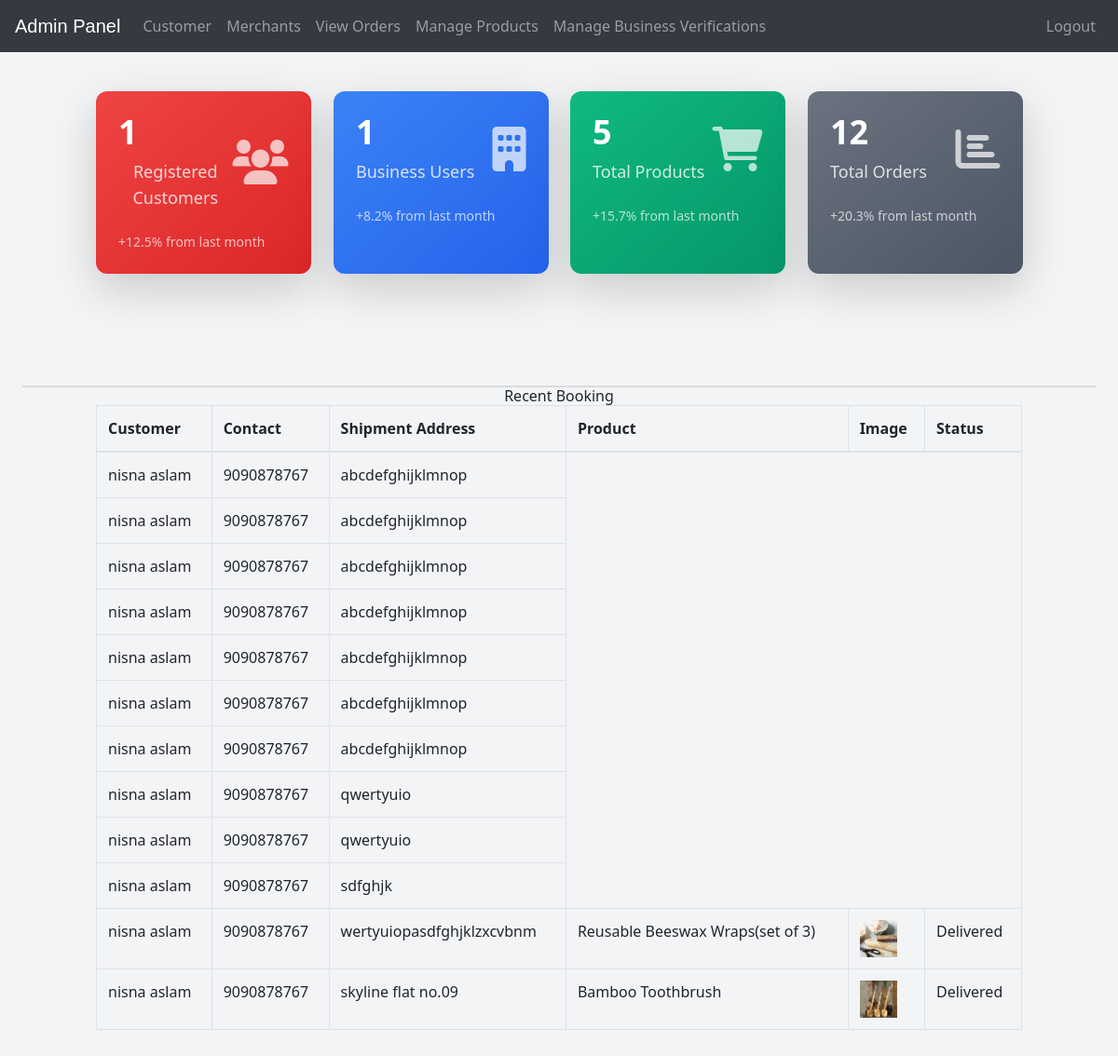
Before: /admin-dashboard (signed in) with the older database file.
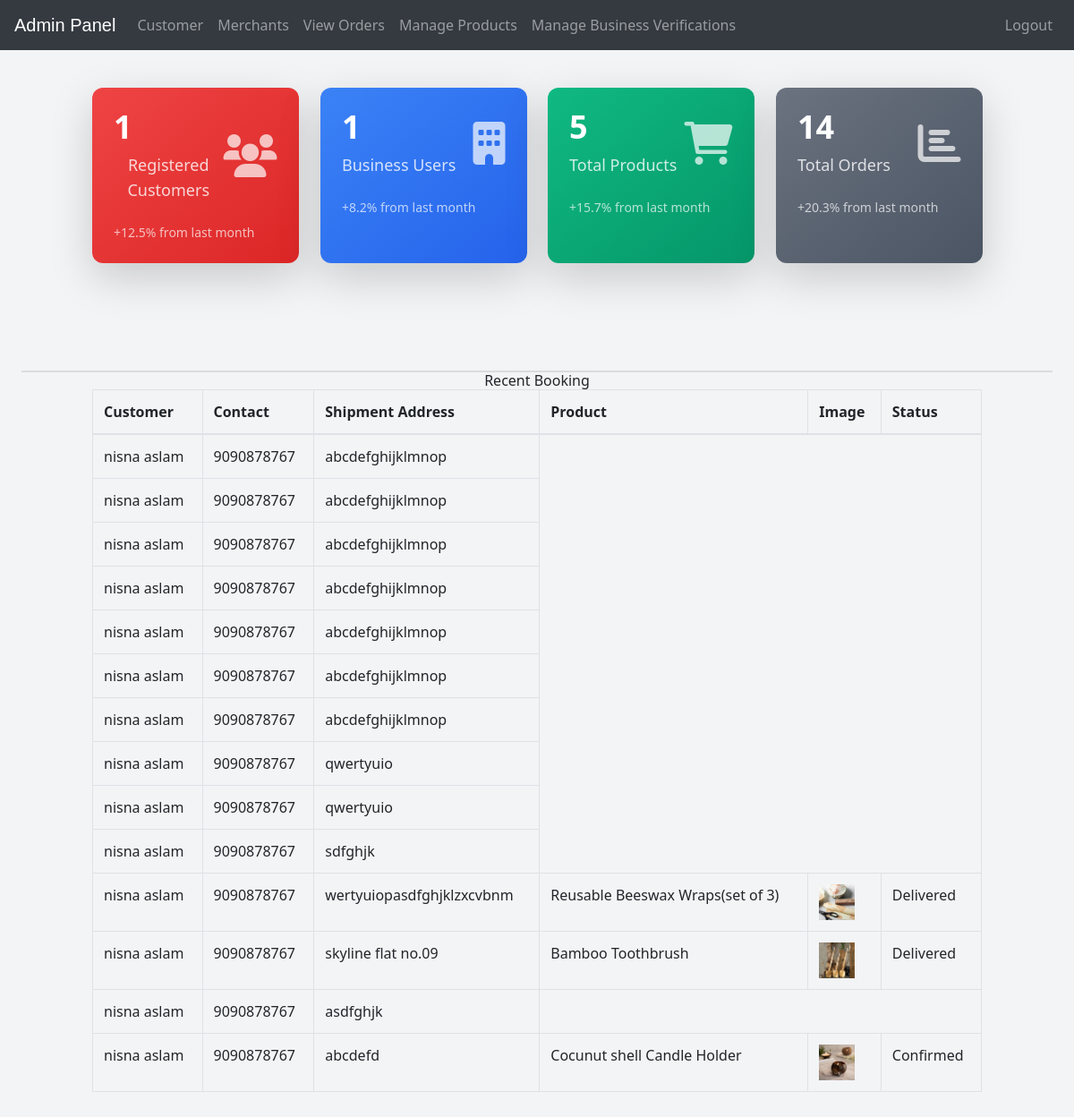
After: the same page with the newer database file.
### ecom/models.py (models this page shows, shortened)
class Customer(models.Model):
    user=models.OneToOneField(User,on_delete=models.CASCADE)
    profile_pic= models.ImageField(upload_to='profile_pic/CustomerProfilePic/',null=True,blank=True)
    address = models.CharField(max_length=40)
    mobile = models.CharField(max_length=20,null=False)
    @property
    def get_name(self):
        return self.user.first_name+" "+self.user.last_name

class Orders(models.Model):
    STATUS =(
        ('Pending','Pending'),
        ('Order Confirmed','Order Confirmed'),
        ('Out for Delivery','Out for Delivery'),
        ('Delivered','Delivered'),
    )
    SHIPPING_METHODS = (
        ('standard', 'Standard Shipping'),
        ('express', 'Express Shipping'),
        ('eco', 'Eco-Friendly Shipping'),
    )
    customer=models.ForeignKey('Customer', on_delete=models.CASCADE,null=True)
    email = models.CharField(max_length=50,null=True)
    address = models.CharField(max_length=500,null=True)
    mobile = models.CharField(max_length=20,null=True)
    order_date= models.DateField(auto_now_add=True,null=True)
    total_amount=models.DecimalField(max_digits=10,decimal_places=2,null=True)
    total_carbon_footprint = models.DecimalField(max_digits=10, decimal_places=2)
    shipping_method = models.CharField(max_length=50, choices=SHIPPING_METHODS)
    shipping_carbon_offset = models.DecimalField(max_digits=10, decimal_places=2, null=True, blank=True)
    status=models.CharField(max_length=50,null=True,choices=STATUS,default='Pending')
    is_paid = models.CharField(max_length=20,default=False,null=True,blank=True)
    razorpay_order_id = models.CharField(max_length=100, null=True, blank=True)
    def get_items(self):
        return self.orderitem_set.all()

class Product(models.Model):
    seller = models.ForeignKey(User, on_delete=models.CASCADE)  # Add this field
    name=models.CharField(max_length=40)
    product_image= models.ImageField(upload_to='product_image/',null=True,blank=True)
    price = models.PositiveIntegerField()
    description=models.CharField(max_length=40)
    category = models.ForeignKey(ProductCategory, on_delete=models.CASCADE, related_name='products')
    stock_quantity = models.PositiveIntegerField(default=0)
    sustainability_score = models.DecimalField(max_digits=5, decimal_places=2, null=True, blank=True)
    carbon_footprint = models.DecimalField(max_digits=10, decimal_places=2, default=0)
    materials_footprint = models.DecimalField(max_digits=10, decimal_places=2,null=True)
    production_footprint = models.DecimalField(max_digits=10, decimal_places=2,null=True)
    packaging_footprint = models.DecimalField(max_digits=10, decimal_places=2,null=True)
    transportation_footprint = models.DecimalField(max_digits=10, decimal_places=2,null=True)
    disposal_footprint = models.DecimalField(max_digits=10, decimal_places=2,null=True)
    materials_source = models.TextField(null=True)
    production_method = models.TextField(null=True)
    disposal_instructions = models.TextField(null=True)
    certification_details = models.TextField(null=True, blank=True)
    last_updated = models.DateTimeField(auto_now=True,null=True)

### ecom/views.py (the view)
# urls.py: path('admin-dashboard', views.admin_dashboard_view,name='admin-dashboard'),
@login_required(login_url='adminlogin')
def admin_dashboard_view(request):
    customercount = models.Customer.objects.count()
    productcount = models.Product.objects.count()
    ordercount = models.Orders.objects.count()
    businesscount = models.Business.objects.count()  # Count Business users
    print('==============',customercount)
    orders = models.Orders.objects.all()
    ordered_products = []
    ordered_bys = []
    for order in orders:
        order_items = order.get_items()  # Fetch related OrderItem entries
        products = [item.product for item in order_items]  # Extract products
        ordered_products.append(products)  # Store list of products
        ordered_bys.append(order.customer)  # Store customer info
    context = {
        'customercount': customercount,
        'productcount': productcount,
        'ordercount': ordercount,
        'businesscount': businesscount,  # Adding business count to context
        'data': zip(ordered_products, ordered_bys, orders),
    }
    return render(request, 'ecom/admin_dashboard.html', context)

### templates/ecom/admin_dashboard.html
{% extends 'ecom/admin_base.html' %}
{% load static %}
{% block content %}
<br>
{%include 'ecom/admin_dashboard_cards.html'%}
<br><br><br><br><br>
<hr><hr>
<div class="container" >
    <div class="panel panel-danger" >
      <div class="panel-heading" style="text-align:center;">
        <h6 class="panel-title">Recent Booking</h6>
      </div>
      <table class="table table-hover table-bordered" id="dev-table">
        <thead>
          <tr>
            <th>Customer</th>
            <th>Contact</th>
            <th>Shipment Address</th>
            <th>Product</th>
            <th>Image</th>
            <th>Status</th>
          </tr>
        </thead>
        {% for products, customer, order in data %}
<tr>
  <td>{{ customer.get_name }}</td>
  <td>{{ customer.mobile }}</td>
  <td>{{ order.address }}</td>
  {% for p in products %}
  <td>{{ p.name }}</td>
  <td>
    <img src="{{ p.product_image.url }}" alt="Product Image" height="40px" width="40px" />
  </td>
  {% if order.status == 'Pending' %}
  <td><span class="label label-info">{{ order.status }}</span></td>
  {% elif order.status == 'Delivered' %}
  <td><span class="label label-success">{{ order.status }}</span></td>
  {% elif order.status == 'Out for Delivery' %}
  <td><span class="label label-warning">{{ order.status }}</span></td>
  {% else %}
  <td><span class="label label-primary">{{ order.status }}</span></td>
  {% endif %}
  </tr>
  {% endfor %}
{% endfor %}
      </table>
  </div>
</div>
{% endblock content %}

Changed rows visible on the page:
now on one of the page's lists (row unchanged): Customer: get_name "nisna aslam", mobile "9090878767", address "asdfghjk"
now on this page (row edited): Product: get_name "nisna aslam", mobile "9090878767", address "abcdefd", name "Cocunut shell Candle Holder", product_image (picture)
added Orders: status "Confirmed"
Other visible differences:
{{ ordercount }}: "12" → "14"
